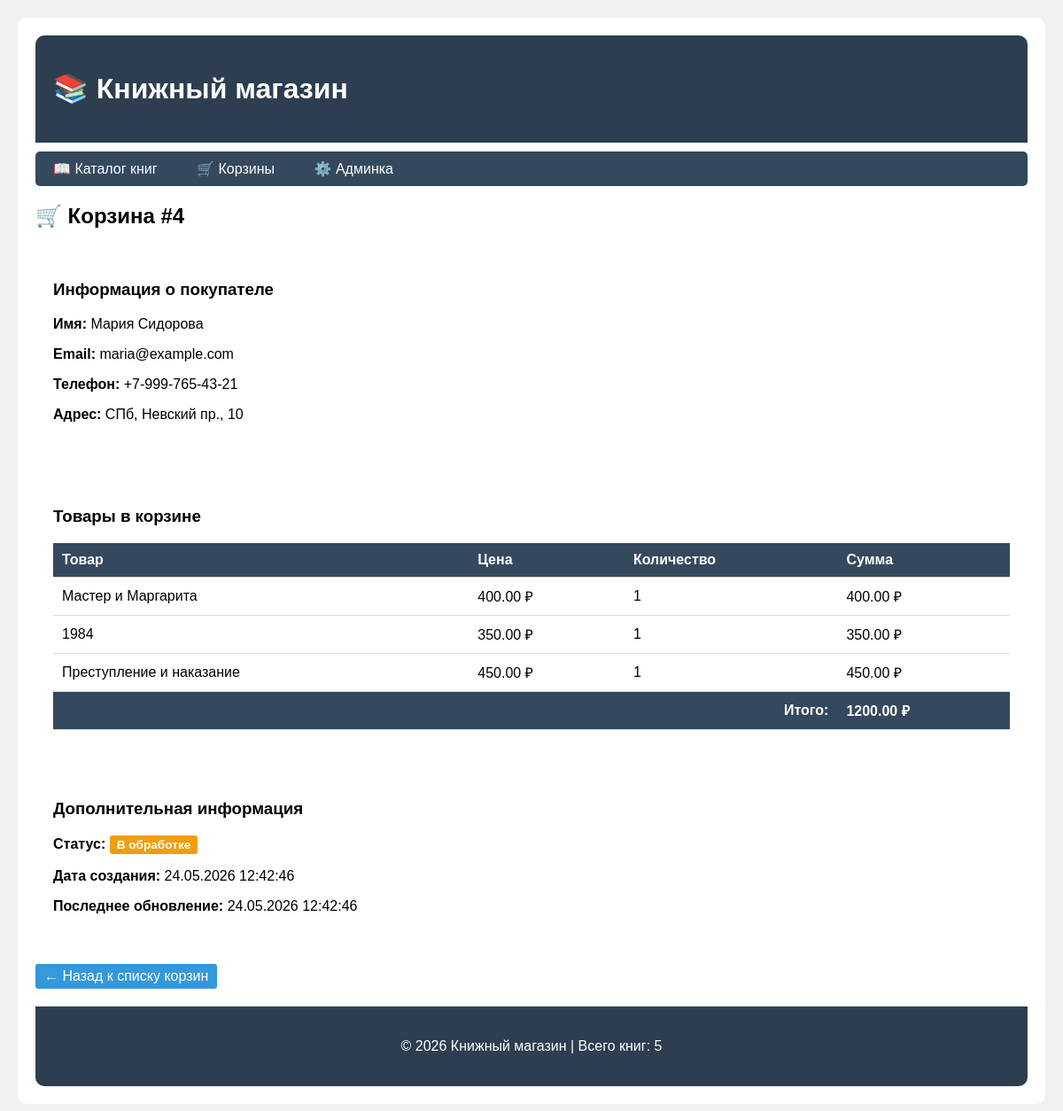
/cart/4/, run on the app's committed database.
### catalog/models.py (models this page shows, shortened)
class Cart(models.Model):
    STATUS_CHOICES = [
        ('new', 'Новая'),
        ('processing', 'В обработке'),
        ('completed', 'Завершена'),
        ('cancelled', 'Отменена'),
    ]
    customer = models.ForeignKey(
        Customer,
        on_delete=models.CASCADE,
        related_name='carts',
        verbose_name='Покупатель'
    )
    products = models.ManyToManyField(
        Product,
        through='CartItem',
        related_name='carts',
        verbose_name='Товары'
    )
    status = models.CharField('Статус', max_length=20, choices=STATUS_CHOICES, default='new')
    created_at = models.DateTimeField('Дата создания', auto_now_add=True)
    updated_at = models.DateTimeField('Дата обновления', auto_now=True)
    def total_price(self):
        return sum(item.product.price * item.quantity for item in self.cart_items.all())
    class Meta:
        verbose_name = 'Корзина'
        verbose_name_plural = 'Корзины'
        ordering = ['-created_at']

class Customer(models.Model):
    name = models.CharField('Имя', max_length=100)
    email = models.EmailField('Email', unique=True)
    phone = models.CharField('Телефон', max_length=20, blank=True)
    address = models.TextField('Адрес', blank=True)
    registered_at = models.DateTimeField('Дата регистрации', auto_now_add=True)
    class Meta:
        verbose_name = 'Покупатель'
        verbose_name_plural = 'Покупатели'

class CartItem(models.Model):
    cart = models.ForeignKey(Cart, on_delete=models.CASCADE, related_name='cart_items')
    product = models.ForeignKey(Product, on_delete=models.CASCADE)
    quantity = models.PositiveIntegerField('Количество', default=1)
    def item_total(self):
        return self.product.price * self.quantity
    class Meta:
        verbose_name = 'Позиция корзины'
        verbose_name_plural = 'Позиции корзин'

class Product(models.Model):
    name = models.CharField('Название', max_length=200)
    author = models.CharField('Автор', max_length=200, blank=True)  # Добавить
    publisher = models.CharField('Издательство', max_length=200, blank=True)  # Добавить
    pages = models.IntegerField('Количество страниц', default=0, blank=True)  # Добавить
    price = models.DecimalField('Цена', max_digits=10, decimal_places=2)
    description = models.TextField('Описание', blank=True)
    stock = models.IntegerField('Количество на складе', default=0)
    created_at = models.DateTimeField('Дата добавления', auto_now_add=True)
    class Meta:
        verbose_name = 'Товар'
        verbose_name_plural = 'Товары'

### catalog/views.py (the view)
# urls.py: path('cart/<int:pk>/', views.CartDetailView.as_view(), name='cart_detail'),
class CartDetailView(DetailView):
    model = Cart
    template_name = 'catalog/cart_detail.html'
    context_object_name = 'cart'

### catalog/templatetags/book_tags.py (called while the page is built)
@register.filter(name='price_format')
def price_format(value):
    try:
        return f"{float(value):.2f} ₽"
    except (ValueError, TypeError):
        return value

@register.simple_tag
def current_year():
    return datetime.now().year

@register.simple_tag
def book_count():
    from catalog.models import Product  # ИСПРАВЛЕНО: Book -> Product
    return Product.objects.count()

### templates/catalog/cart_detail.html (shortened to what this page needs)
{% extends "base.html" %}
{% load book_tags %}
{% block content %}
<h2>🛒 Корзина #{{ cart.id }}</h2>
<div style="background: white; padding: 20px; border-radius: 10px; margin-bottom: 20px;">
    <h3>Информация о покупателе</h3>
    <p><strong>Имя:</strong> {{ cart.customer.name }}</p>
    <p><strong>Email:</strong> {{ cart.customer.email }}</p>
    <p><strong>Телефон:</strong> {{ cart.customer.phone|default:"Не указан" }}</p>
    <p><strong>Адрес:</strong> {{ cart.customer.address|default:"Не указан" }}</p>
</div>
<div style="background: white; padding: 20px; border-radius: 10px;">
    <h3>Товары в корзине</h3>
    {% if cart.cart_items.all %}
        <table class="cart-table" style="width: 100%; border-collapse: collapse;">
            <thead>
                <tr>
                    <th>Товар</th>
                    <th>Цена</th>
                    <th>Количество</th>
                    <th>Сумма</th>
                </tr>
            </thead>
            <tbody>
                {% for item in cart.cart_items.all %}
                <tr>
                    <td>{{ item.product.name }}</td>
                    <td>{{ item.product.price|price_format }}</td>
                    <td>{{ item.quantity }}</td>
                    <td>{{ item.item_total|price_format }}</td>
                </tr>
                {% endfor %}
            </tbody>
            <tfoot>
                <tr>
                    <th colspan="3" style="text-align: right;">Итого:</th>
                    <th>{{ cart.total_price|price_format }}</th>
                </tr>
            </tfoot>
        </table>
    {% else %}
        <p>В корзине нет товаров.</p>
    {% endif %}
</div>
<div style="background: white; padding: 20px; border-radius: 10px; margin-top: 20px;">
    <h3>Дополнительная информация</h3>
    <p><strong>Статус:</strong>
        <span class="status-badge status-{{ cart.status }}">
            {{ cart.get_status_display }}
        </span>
    </p>
    <p><strong>Дата создания:</strong> {{ cart.created_at|date:"d.m.Y H:i:s" }}</p>
    <p><strong>Последнее обновление:</strong> {{ cart.updated_at|date:"d.m.Y H:i:s" }}</p>
</div>
<a href="{% url 'catalog:cart_list' %}" class="btn" style="margin-top: 20px;">← Назад к списку корзин</a>
{% endblock %}

### templates/base.html (style rules this page uses)
body { font-family: Arial, sans-serif; margin: 0; padding: 20px; background: #f0f0f0; }
.btn { display: inline-block; background: #3498db; color: white; padding: 5px 10px; text-decoration: none; border-radius: 3px; }
.cart-table { width: 100%; border-collapse: collapse; }
.cart-table th, .cart-table td { padding: 10px; text-align: left; border-bottom: 1px solid #ddd; }
.cart-table th { background: #34495e; color: white; }
.status-badge { display: inline-block; padding: 3px 8px; border-radius: 3px; font-size: 0.85em; font-weight: bold; color: white; }
.status-processing { background: #f39c12; }

### data on the page
Cart: id "4", customer.name "Мария Сидорова", customer.email "maria@example.com", customer.phone "+7-999-765-43-21", customer.address "СПб, Невский пр., 10", total_price "1200.00 ₽", status "В обработке", created_at "24.05.2026 12:42:46", updated_at "24.05.2026 12:42:46"
CartItem: product.name "Мастер и Маргарита", product.price "400.00 ₽", quantity "1", item_total "400.00 ₽"
CartItem: product.name "1984", product.price "350.00 ₽", quantity "1", item_total "350.00 ₽"
CartItem: product.name "Преступление и наказание", product.price "450.00 ₽", quantity "1", item_total "450.00 ₽"
